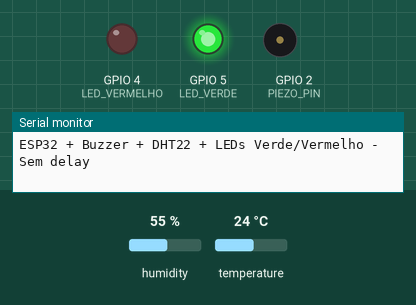
Bench run of a sketch on a simulated ESP32. On the bench: output pins drawn as LEDs (lit = HIGH), buzzer (waves = sounding), the last lines printed to the serial monitor. The inputs (shaded band) are chosen by the test bench; at power-on: humidity 55 %, temperature 24 °C.

Above: at 0.1 s.
At 5.1 s:
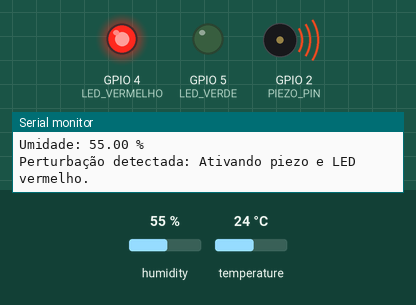
Timing chart, 0 to 6.6 s (numbered marks = the images above):
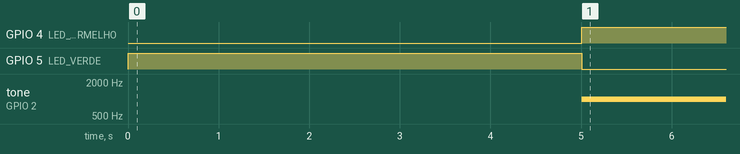

The sketch:

sketch.ino
```cpp
#include <DHT.h>

#define DHTPIN 15
#define DHTTYPE DHT22
#define PIEZO_PIN 2
#define LED_VERDE 5
#define LED_VERMELHO 4

DHT dht(DHTPIN, DHTTYPE);

unsigned long lastHumidityCheck = 0;
const unsigned long humidityInterval = 5000;

unsigned long lastServerCheck = 0;
const unsigned long serverInterval = 5000;

unsigned long buzzerEndTime = 0;
bool buzzerOn = false;

int simulatedServerResponse = 1;

float currentHumidity = 0;
bool humidityUpdated = false;
bool serverUpdated = false;

void setup() {
  Serial.begin(115200);
  pinMode(PIEZO_PIN, OUTPUT);
  digitalWrite(PIEZO_PIN, LOW);
  pinMode(LED_VERDE, OUTPUT);
  pinMode(LED_VERMELHO, OUTPUT);
  dht.begin();
  Serial.println("ESP32 + Buzzer + DHT22 + LEDs Verde/Vermelho - Sem delay");
  digitalWrite(LED_VERDE, HIGH);
  digitalWrite(LED_VERMELHO, LOW);
}

void loop() {
  unsigned long currentMillis = millis();

  if (buzzerOn && currentMillis >= buzzerEndTime) {
    noTone(PIEZO_PIN);
    buzzerOn = false;
    Serial.println("Buzzer desligado");
  }

  if (currentMillis - lastHumidityCheck >= humidityInterval) {
    lastHumidityCheck = currentMillis;
    float humidity = dht.readHumidity();
    if (!isnan(humidity)) {
      currentHumidity = humidity;
      humidityUpdated = true;
      Serial.print("Umidade: ");
      Serial.print(humidity);
      Serial.println(" %");
    } else {
      Serial.println("Erro ao ler umidade!");
    }
  }

  if (currentMillis - lastServerCheck >= serverInterval) {
    lastServerCheck = currentMillis;
    simulatedServerResponse = 1; // Simulação normal, ajuste conforme sua lógica
    serverUpdated = true;
  }

  if (humidityUpdated || serverUpdated) {
    bool perturbacao = (simulatedServerResponse == 1) || (currentHumidity > 90.0);
    if (perturbacao) {
      Serial.println("Perturbação detectada: Ativando piezo e LED vermelho.");
      if (!buzzerOn) {
        tone(PIEZO_PIN, 1000);
        buzzerEndTime = currentMillis + 10000;
        buzzerOn = true;
      }
      digitalWrite(LED_VERMELHO, HIGH);
      digitalWrite(LED_VERDE, LOW);
    } else {
      Serial.println("Tudo OK - LED verde ligado.");
      digitalWrite(LED_VERMELHO, LOW);
      digitalWrite(LED_VERDE, HIGH);
    }
    humidityUpdated = false;
    serverUpdated = false;
  }
}
```

Measured:
- by itself, GPIO 4 (LED_VERMELHO): LOW → HIGH at 5.0 s
- by itself, GPIO 5 (LED_VERDE): HIGH → LOW at 5.0 s
- by itself, tone on GPIO 2 (PIEZO_PIN): silent → 1000 Hz at 5.0 s
